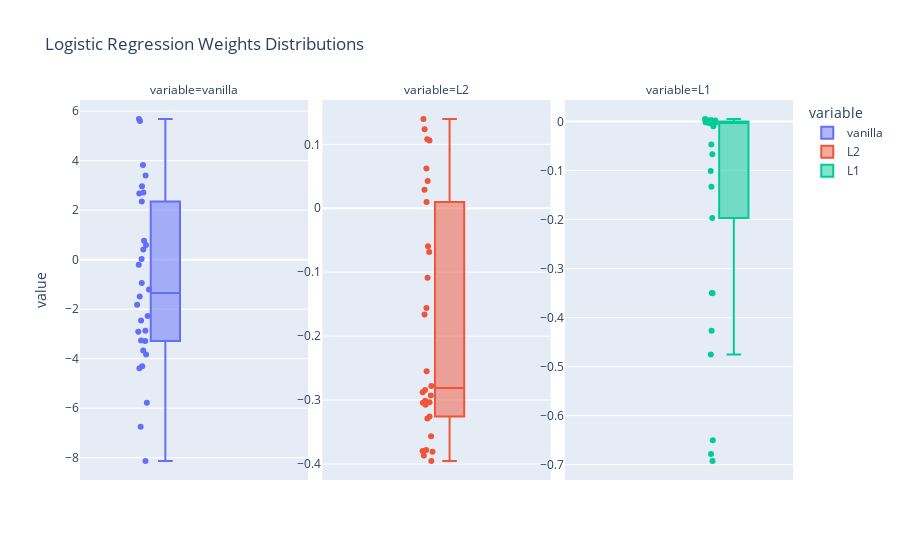

Notebook code for this chart:
### Code cell
fig = px.box(
    weight_df,
    y='value',
    facet_col='variable',
    color='variable',
    points='all',
    title='Logistic Regression Weights Distributions'
)
fig.update_yaxes(
    matches=None,
    showticklabels=True
)
fig.update_traces(jitter=0.5)

### Figure 1 — Plotly figure (JSON) as saved in the notebook; plotly's stock layout.template omitted (floating-point values rounded to 4 significant figures)
{"data": [{"alignmentgroup": "True", "boxpoints": "all", "hovertemplate": "variable=vanilla<br>value=%{y}<extra></extra>", "jitter": 0.5, "legendgroup": "vanilla", "marker": {"color": "#636efa"}, "name": "vanilla", "notched": false, "offsetgroup": "vanilla", "orientation": "v", "showlegend": true, "type": "box", "x0": " ", "xaxis": "x", "y": [0.4149, 0.5917, -0.2007, 0.02923, -2.873, 2.669, -5.775, -3.67, -1.208, 0.7649, -4.305, 5.682, -2.28, -3.263, -4.381, 5.598, -1.82, 2.348, 3.396, 3.82, -3.827, -8.132, -2.912, -3.286, 2.717, 2.968, -2.454, -1.487, -0.9428, -6.747], "y0": " ", "yaxis": "y"}, {"alignmentgroup": "True", "boxpoints": "all", "hovertemplate": "variable=L2<br>value=%{y}<extra></extra>", "jitter": 0.5, "legendgroup": "L2", "marker": {"color": "#EF553B"}, "name": "L2", "notched": false, "offsetgroup": "L2", "orientation": "v", "showlegend": true, "type": "box", "x0": " ", "xaxis": "x2", "y": [-0.2929, -0.255, -0.2878, -0.3011, -0.1089, -0.05942, -0.3033, -0.3567, -0.06835, 0.1059, -0.381, 0.04273, -0.3258, -0.3076, 0.02887, 0.1396, 0.06225, 0.009723, 0.1078, 0.1237, -0.3954, -0.3867, -0.3799, -0.3782, -0.2842, -0.166, -0.2781, -0.3287, -0.3044, -0.1559], "y0": " ", "yaxis": "y2"}, {"alignmentgroup": "True", "boxpoints": "all", "hovertemplate": "variable=L1<br>value=%{y}<extra></extra>", "jitter": 0.5, "legendgroup": "L1", "marker": {"color": "#00cc96"}, "name": "L1", "notched": false, "offsetgroup": "L1", "orientation": "v", "showlegend": true, "type": "box", "x0": " ", "xaxis": "x3", "y": [-0.01009, -0.001422, -0.0002025, -0.04707, -0.0005758, -0.003009, -0.06681, -0.6499, 0.001102, 0.001916, -0.3504, 0.00177, -0.003155, -0.003519, -0.00164, 0.001877, 0.002247, 0.002197, 0.004875, 1.729e-05, -0.6925, -0.4271, -0.6784, -0.3498, -0.1331, -0.002185, -0.101, -0.4755, -0.1968, -0.0002706], "y0": " ", "yaxis": "y3"}], "layout": {"annotations": [{"font": {}, "showarrow": false, "text": "variable=vanilla", "x": 0.16, "xanchor": "center", "xref": "paper", "y": 1, "yanchor": "bottom", "yref": "paper"}, {"font": {}, "showarrow": false, "text": "variable=L2", "x": 0.5, "xanchor": "center", "xref": "paper", "y": 1, "yanchor": "bottom", "yref": "paper"}, {"font": {}, "showarrow": false, "text": "variable=L1", "x": 0.84, "xanchor": "center", "xref": "paper", "y": 1, "yanchor": "bottom", "yref": "paper"}], "boxmode": "group", "legend": {"title": {"text": "variable"}, "tracegroupgap": 0}, "title": {"text": "Logistic Regression Weights Distributions"}, "xaxis": {"anchor": "y", "domain": [0, 0.32]}, "xaxis2": {"anchor": "y2", "domain": [0.34, 0.66], "matches": "x"}, "xaxis3": {"anchor": "y3", "domain": [0.68, 1.0], "matches": "x"}, "yaxis": {"anchor": "x", "domain": [0, 1], "showticklabels": true, "title": {"text": "value"}}, "yaxis2": {"anchor": "x2", "domain": [0, 1], "showticklabels": true}, "yaxis3": {"anchor": "x3", "domain": [0, 1], "showticklabels": true}}}
